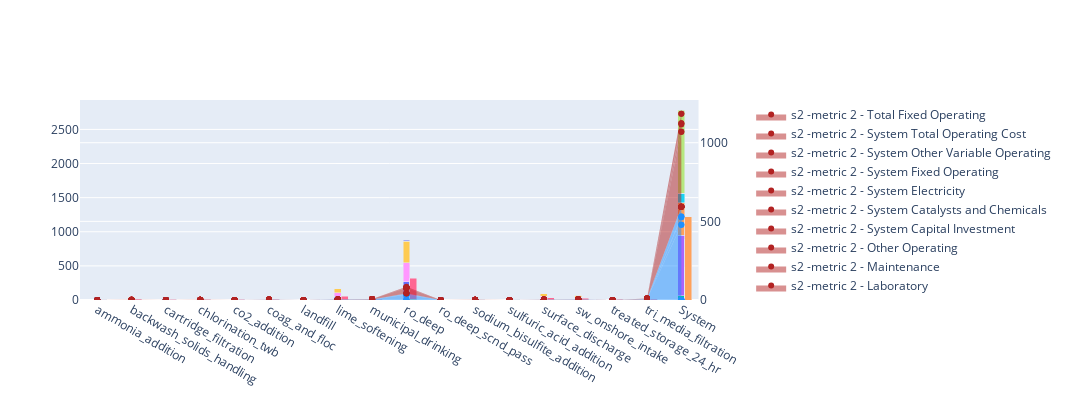

Notebook cell for this chart:
### Code cell
# fig = make_subplots(specs=[[{"secondary_y": True}]])

# for var, group in df1_c.groupby('Variable'):
#     fig.add_trace(go.Bar(x=group['Unit Process Name'], y=group['Value'], width=0.2, name='s1 -%s - %s'%('metric 1',var), offset=-0.1))

# for var, group in df1_ac.groupby('Variable'):
#     fig.add_trace(go.Scatter(x=group['Unit Process Name'], y=group['Value'], mode='markers', marker_color='#1E90FF', stackgroup=True, name='s1 - %s - %s'%('metric 1',var)), secondary_y=True)

# for var, group in df2_c.groupby('Variable'):
#     fig.add_trace(go.Bar(x=group['Unit Process Name'], y=group['Value'], width=0.2, base=0, name='s2 -%s - %s'%('metric 2',var), offset=0.1))

# for var, group in df2_ac.groupby('Variable'):
#     fig.add_trace(go.Scatter(x=group['Unit Process Name'], y=group['Value'], mode='markers', marker_color='#B22222', stackgroup=True, name='s2 -%s - %s'%('metric 2',var)), secondary_y=True)

# fig.update_layout(barmode='stack', width=1600, height=400)
# fig.show()

### Figure 1 — Plotly figure (JSON) as saved in the notebook; plotly's stock layout.template omitted (floating-point values rounded to 4 significant figures)
{"data": [{"name": "s1 -metric 1 - Fixed Capital Investment (FCI)", "offset": -0.1, "type": "bar", "width": 0.2, "x": ["ammonia_addition", "backwash_solids_handling", "cartridge_filtration", "chlorination_twb", "co2_addition", "coag_and_floc", "landfill", "lime_softening", "municipal_drinking", "ro_deep", "ro_deep_scnd_pass", "sodium_bisulfite_addition", "sulfuric_acid_addition", "surface_discharge", "sw_onshore_intake", "treated_storage_24_hr", "tri_media_filtration"], "y": [0.809, 14.72, 11.99, 9.427, 7.744, 11.77, 0.007, 52.71, 4.364, 264.6, null, 0.419, 0.418, 28.56, 20.98, 12.12, 12.75]}, {"name": "s1 -metric 1 - Land", "offset": -0.1, "type": "bar", "width": 0.2, "x": ["ammonia_addition", "backwash_solids_handling", "cartridge_filtration", "chlorination_twb", "co2_addition", "coag_and_floc", "landfill", "lime_softening", "municipal_drinking", "ro_deep", "ro_deep_scnd_pass", "sodium_bisulfite_addition", "sulfuric_acid_addition", "surface_discharge", "sw_onshore_intake", "treated_storage_24_hr", "tri_media_filtration"], "y": [0.001, 0.022, 0.018, 0.014, 0.012, 0.018, 0, 0.079, 0.007, 0.397, null, 0.001, 0.001, 0.043, 0.031, 0.018, 0.019]}, {"name": "s1 -metric 1 - System Catalysts and Chemicals", "offset": -0.1, "type": "bar", "width": 0.2, "x": ["System"], "y": [61.09]}, {"name": "s1 -metric 1 - System Electricity", "offset": -0.1, "type": "bar", "width": 0.2, "x": ["System"], "y": [890.6]}, {"name": "s1 -metric 1 - System Fixed Capital Investment (FCI)", "offset": -0.1, "type": "bar", "width": 0.2, "x": ["System"], "y": [476.7]}, {"name": "s1 -metric 1 - System Fixed Operating", "offset": -0.1, "type": "bar", "width": 0.2, "x": ["System"], "y": [134.8]}, {"name": "s1 -metric 1 - System Other Variable Operating", "offset": -0.1, "type": "bar", "width": 0.2, "x": ["System"], "y": [0]}, {"name": "s1 -metric 1 - System Total Operating", "offset": -0.1, "type": "bar", "width": 0.2, "x": ["System"], "y": [1221.0]}, {"name": "s1 -metric 1 - Total Capital Investment (TCI)", "offset": -0.1, "type": "bar", "width": 0.2, "x": ["ammonia_addition", "backwash_solids_handling", "cartridge_filtration", "chlorination_twb", "co2_addition", "coag_and_floc", "landfill", "lime_softening", "municipal_drinking", "ro_deep", "ro_deep_scnd_pass", "sodium_bisulfite_addition", "sulfuric_acid_addition", "surface_discharge", "sw_onshore_intake", "treated_storage_24_hr", "tri_media_filtration"], "y": [0.851, 15.48, 12.61, 9.912, 8.143, 12.37, 0.008, 55.43, 4.589, 278.2, null, 0.44, 0.44, 30.03, 22.06, 12.74, 13.41]}, {"name": "s1 -metric 1 - Total Unit Cost", "offset": -0.1, "type": "bar", "width": 0.2, "x": ["ammonia_addition", "backwash_solids_handling", "cartridge_filtration", "chlorination_twb", "co2_addition", "coag_and_floc", "landfill", "lime_softening", "municipal_drinking", "ro_deep", "ro_deep_scnd_pass", "sodium_bisulfite_addition", "sulfuric_acid_addition", "surface_discharge", "sw_onshore_intake", "treated_storage_24_hr", "tri_media_filtration"], "y": [0.863, 15.95, 12.79, 10.32, 8.359, 13.65, 0.008, 57.09, 7.755, 315.8, null, 1.197, 0.696, 31.45, 24.36, 12.87, 17.84]}, {"name": "s1 -metric 1 - Working Capital", "offset": -0.1, "type": "bar", "width": 0.2, "x": ["ammonia_addition", "backwash_solids_handling", "cartridge_filtration", "chlorination_twb", "co2_addition", "coag_and_floc", "landfill", "lime_softening", "municipal_drinking", "ro_deep", "ro_deep_scnd_pass", "sodium_bisulfite_addition", "sulfuric_acid_addition", "surface_discharge", "sw_onshore_intake", "treated_storage_24_hr", "tri_media_filtration"], "y": [0.04, 0.736, 0.599, 0.471, 0.387, 0.588, 0, 2.636, 0.218, 13.23, null, 0.021, 0.021, 1.428, 1.049, 0.606, 0.638]}, {"marker": {"color": "#1E90FF"}, "mode": "markers", "name": "s1 - metric 1 - Base Employee Salary", "stackgroup": "True", "type": "scatter", "x": ["ammonia_addition", "backwash_solids_handling", "cartridge_filtration", "chlorination_twb", "co2_addition", "coag_and_floc", "landfill", "lime_softening", "municipal_drinking", "ro_deep", "ro_deep_scnd_pass", "sodium_bisulfite_addition", "sulfuric_acid_addition", "surface_discharge", "sw_onshore_intake", "treated_storage_24_hr", "tri_media_filtration"], "xaxis": "x", "y": [0.001, 0.012, 0.011, 0.009, 0.008, 0.012, 0, 0.053, 0.004, 0.222, null, 0, 0, 0.029, 0.02, 0.01, 0.012], "yaxis": "y2"}, {"marker": {"color": "#1E90FF"}, "mode": "markers", "name": "s1 - metric 1 - Benefits", "stackgroup": "True", "type": "scatter", "x": ["ammonia_addition", "backwash_solids_handling", "cartridge_filtration", "chlorination_twb", "co2_addition", "coag_and_floc", "landfill", "lime_softening", "municipal_drinking", "ro_deep", "ro_deep_scnd_pass", "sodium_bisulfite_addition", "sulfuric_acid_addition", "surface_discharge", "sw_onshore_intake", "treated_storage_24_hr", "tri_media_filtration"], "xaxis": "x", "y": [0.001, 0.014, 0.011, 0.009, 0.007, 0.011, 0, 0.047, 0.004, 0.251, null, 0, 0, 0.026, 0.019, 0.011, 0.012], "yaxis": "y2"}, {"marker": {"color": "#1E90FF"}, "mode": "markers", "name": "s1 - metric 1 - Catalysts and Chemicals", "stackgroup": "True", "type": "scatter", "x": ["ammonia_addition", "backwash_solids_handling", "cartridge_filtration", "chlorination_twb", "co2_addition", "coag_and_floc", "landfill", "lime_softening", "municipal_drinking", "ro_deep", "ro_deep_scnd_pass", "sodium_bisulfite_addition", "sulfuric_acid_addition", "surface_discharge", "sw_onshore_intake", "treated_storage_24_hr", "tri_media_filtration"], "xaxis": "x", "y": [0, 0, 0, 0.266, 0, 1.009, 0, 0.779, 0, 0, null, 0.75, 0.25, 0, 0, 0, 0], "yaxis": "y2"}, {"marker": {"color": "#1E90FF"}, "mode": "markers", "name": "s1 - metric 1 - Electricity", "stackgroup": "True", "type": "scatter", "x": ["ammonia_addition", "backwash_solids_handling", "cartridge_filtration", "chlorination_twb", "co2_addition", "coag_and_floc", "landfill", "lime_softening", "municipal_drinking", "ro_deep", "ro_deep_scnd_pass", "sodium_bisulfite_addition", "sulfuric_acid_addition", "surface_discharge", "sw_onshore_intake", "treated_storage_24_hr", "tri_media_filtration"], "xaxis": "x", "y": [0, 0.245, 0, 0, 0.101, 0.098, 0, 0.101, 3.101, 33.66, null, 0, 0, 0.992, 1.985, 0, 4.243], "yaxis": "y2"}, {"marker": {"color": "#1E90FF"}, "mode": "markers", "name": "s1 - metric 1 - Employee Salaries", "stackgroup": "True", "type": "scatter", "x": ["ammonia_addition", "backwash_solids_handling", "cartridge_filtration", "chlorination_twb", "co2_addition", "coag_and_floc", "landfill", "lime_softening", "municipal_drinking", "ro_deep", "ro_deep_scnd_pass", "sodium_bisulfite_addition", "sulfuric_acid_addition", "surface_discharge", "sw_onshore_intake", "treated_storage_24_hr", "tri_media_filtration"], "xaxis": "x", "y": [0.001, 0.016, 0.013, 0.01, 0.008, 0.012, 0, 0.053, 0.004, 0.279, null, 0, 0, 0.029, 0.021, 0.012, 0.013], "yaxis": "y2"}, {"marker": {"color": "#1E90FF"}, "mode": "markers", "name": "s1 - metric 1 - Insurance and Taxes", "stackgroup": "True", "type": "scatter", "x": ["ammonia_addition", "backwash_solids_handling", "cartridge_filtration", "chlorination_twb", "co2_addition", "coag_and_floc", "landfill", "lime_softening", "municipal_drinking", "ro_deep", "ro_deep_scnd_pass", "sodium_bisulfite_addition", "sulfuric_acid_addition", "surface_discharge", "sw_onshore_intake", "treated_storage_24_hr", "tri_media_filtration"], "xaxis": "x", "y": [0.002, 0.029, 0.024, 0.019, 0.015, 0.024, 0, 0.105, 0.009, 0.529, null, 0.001, 0.001, 0.057, 0.042, 0.024, 0.026], "yaxis": "y2"}, {"marker": {"color": "#1E90FF"}, "mode": "markers", "name": "s1 - metric 1 - Laboratory", "stackgroup": "True", "type": "scatter", "x": ["ammonia_addition", "backwash_solids_handling", "cartridge_filtration", "chlorination_twb", "co2_addition", "coag_and_floc", "landfill", "lime_softening", "municipal_drinking", "ro_deep", "ro_deep_scnd_pass", "sodium_bisulfite_addition", "sulfuric_acid_addition", "surface_discharge", "sw_onshore_intake", "treated_storage_24_hr", "tri_media_filtration"], "xaxis": "x", "y": [0.002, 0.044, 0.036, 0.028, 0.023, 0.035, 0, 0.158, 0.013, 0.794, null, 0.001, 0.001, 0.086, 0.063, 0.036, 0.038], "yaxis": "y2"}, {"marker": {"color": "#1E90FF"}, "mode": "markers", "name": "s1 - metric 1 - Maintenance", "stackgroup": "True", "type": "scatter", "x": ["ammonia_addition", "backwash_solids_handling", "cartridge_filtration", "chlorination_twb", "co2_addition", "coag_and_floc", "landfill", "lime_softening", "municipal_drinking", "ro_deep", "ro_deep_scnd_pass", "sodium_bisulfite_addition", "sulfuric_acid_addition", "surface_discharge", "sw_onshore_intake", "treated_storage_24_hr", "tri_media_filtration"], "xaxis": "x", "y": [0.006, 0.118, 0.096, 0.075, 0.062, 0.094, 0, 0.422, 0.035, 2.117, null, 0.003, 0.003, 0.228, 0.168, 0.049, 0.102], "yaxis": "y2"}, {"marker": {"color": "#1E90FF"}, "mode": "markers", "name": "s1 - metric 1 - Other Operating", "stackgroup": "True", "type": "scatter", "x": ["ammonia_addition", "backwash_solids_handling", "cartridge_filtration", "chlorination_twb", "co2_addition", "coag_and_floc", "landfill", "lime_softening", "municipal_drinking", "ro_deep", "ro_deep_scnd_pass", "sodium_bisulfite_addition", "sulfuric_acid_addition", "surface_discharge", "sw_onshore_intake", "treated_storage_24_hr", "tri_media_filtration"], "xaxis": "x", "y": [0, 0, 0, 0, 0, 0, 0, 0, 0, 0, null, 0, 0, 0, 0, 0, 0], "yaxis": "y2"}, {"marker": {"color": "#1E90FF"}, "mode": "markers", "name": "s1 - metric 1 - System Capital Investment", "stackgroup": "True", "type": "scatter", "x": ["System"], "xaxis": "x", "y": [476.7], "yaxis": "y2"}, {"marker": {"color": "#1E90FF"}, "mode": "markers", "name": "s1 - metric 1 - System Catalysts and Chemicals", "stackgroup": "True", "type": "scatter", "x": ["System"], "xaxis": "x", "y": [3.054], "yaxis": "y2"}, {"marker": {"color": "#1E90FF"}, "mode": "markers", "name": "s1 - metric 1 - System Electricity", "stackgroup": "True", "type": "scatter", "x": ["System"], "xaxis": "x", "y": [44.53], "yaxis": "y2"}, {"marker": {"color": "#1E90FF"}, "mode": "markers", "name": "s1 - metric 1 - System Fixed Operating", "stackgroup": "True", "type": "scatter", "x": ["System"], "xaxis": "x", "y": [6.74], "yaxis": "y2"}, {"marker": {"color": "#1E90FF"}, "mode": "markers", "name": "s1 - metric 1 - System Other Variable Operating", "stackgroup": "True", "type": "scatter", "x": ["System"], "xaxis": "x", "y": [0], "yaxis": "y2"}, {"marker": {"color": "#1E90FF"}, "mode": "markers", "name": "s1 - metric 1 - System Total Operating Cost", "stackgroup": "True", "type": "scatter", "x": ["System"], "xaxis": "x", "y": [61.06], "yaxis": "y2"}, {"marker": {"color": "#1E90FF"}, "mode": "markers", "name": "s1 - metric 1 - Total Fixed Operating ", "stackgroup": "True", "type": "scatter", "x": ["ammonia_addition", "backwash_solids_handling", "cartridge_filtration", "chlorination_twb", "co2_addition", "coag_and_floc", "landfill", "lime_softening", "municipal_drinking", "ro_deep", "ro_deep_scnd_pass", "sodium_bisulfite_addition", "sulfuric_acid_addition", "surface_discharge", "sw_onshore_intake", "treated_storage_24_hr", "tri_media_filtration"], "xaxis": "x", "y": [0.012, 0.221, 0.18, 0.141, 0.115, 0.175, 0, 0.785, 0.065, 3.97, null, 0.006, 0.006, 0.426, 0.313, 0.132, 0.191], "yaxis": "y2"}, {"base": 0, "name": "s2 -metric 2 - Fixed Capital Investment (FCI)", "offset": 0.1, "type": "bar", "width": 0.2, "x": ["ammonia_addition", "backwash_solids_handling", "cartridge_filtration", "chlorination_twb", "co2_addition", "coag_and_floc", "landfill", "lime_softening", "municipal_drinking", "ro_deep", "ro_deep_scnd_pass", "sodium_bisulfite_addition", "sulfuric_acid_addition", "surface_discharge", "sw_onshore_intake", "treated_storage_24_hr", "tri_media_filtration"], "y": [0.809, 14.72, 11.99, 9.427, 7.744, 11.77, 0.007, 52.71, 4.364, 264.6, null, 0.419, 0.418, 28.56, 20.98, 12.12, 12.75]}, {"base": 0, "name": "s2 -metric 2 - Land", "offset": 0.1, "type": "bar", "width": 0.2, "x": ["ammonia_addition", "backwash_solids_handling", "cartridge_filtration", "chlorination_twb", "co2_addition", "coag_and_floc", "landfill", "lime_softening", "municipal_drinking", "ro_deep", "ro_deep_scnd_pass", "sodium_bisulfite_addition", "sulfuric_acid_addition", "surface_discharge", "sw_onshore_intake", "treated_storage_24_hr", "tri_media_filtration"], "y": [0.001, 0.022, 0.018, 0.014, 0.012, 0.018, 0, 0.079, 0.007, 0.397, null, 0.001, 0.001, 0.043, 0.031, 0.018, 0.019]}, {"base": 0, "name": "s2 -metric 2 - System Catalysts and Chemicals", "offset": 0.1, "type": "bar", "width": 0.2, "x": ["System"], "y": [61.09]}, {"base": 0, "name": "s2 -metric 2 - System Electricity", "offset": 0.1, "type": "bar", "width": 0.2, "x": ["System"], "y": [890.6]}, {"base": 0, "name": "s2 -metric 2 - System Fixed Capital Investment (FCI)", "offset": 0.1, "type": "bar", "width": 0.2, "x": ["System"], "y": [476.7]}, {"base": 0, "name": "s2 -metric 2 - System Fixed Operating", "offset": 0.1, "type": "bar", "width": 0.2, "x": ["System"], "y": [134.8]}, {"base": 0, "name": "s2 -metric 2 - System Other Variable Operating", "offset": 0.1, "type": "bar", "width": 0.2, "x": ["System"], "y": [0]}, {"base": 0, "name": "s2 -metric 2 - System Total Operating", "offset": 0.1, "type": "bar", "width": 0.2, "x": ["System"], "y": [1221.0]}, {"base": 0, "name": "s2 -metric 2 - Total Capital Investment (TCI)", "offset": 0.1, "type": "bar", "width": 0.2, "x": ["ammonia_addition", "backwash_solids_handling", "cartridge_filtration", "chlorination_twb", "co2_addition", "coag_and_floc", "landfill", "lime_softening", "municipal_drinking", "ro_deep", "ro_deep_scnd_pass", "sodium_bisulfite_addition", "sulfuric_acid_addition", "surface_discharge", "sw_onshore_intake", "treated_storage_24_hr", "tri_media_filtration"], "y": [0.851, 15.48, 12.61, 9.912, 8.143, 12.37, 0.008, 55.43, 4.589, 278.2, null, 0.44, 0.44, 30.03, 22.06, 12.74, 13.41]}, {"base": 0, "name": "s2 -metric 2 - Total Unit Cost", "offset": 0.1, "type": "bar", "width": 0.2, "x": ["ammonia_addition", "backwash_solids_handling", "cartridge_filtration", "chlorination_twb", "co2_addition", "coag_and_floc", "landfill", "lime_softening", "municipal_drinking", "ro_deep", "ro_deep_scnd_pass", "sodium_bisulfite_addition", "sulfuric_acid_addition", "surface_discharge", "sw_onshore_intake", "treated_storage_24_hr", "tri_media_filtration"], "y": [0.863, 15.95, 12.79, 10.32, 8.359, 13.65, 0.008, 57.09, 7.755, 315.8, null, 1.197, 0.696, 31.45, 24.36, 12.87, 17.84]}, {"base": 0, "name": "s2 -metric 2 - Working Capital", "offset": 0.1, "type": "bar", "width": 0.2, "x": ["ammonia_addition", "backwash_solids_handling", "cartridge_filtration", "chlorination_twb", "co2_addition", "coag_and_floc", "landfill", "lime_softening", "municipal_drinking", "ro_deep", "ro_deep_scnd_pass", "sodium_bisulfite_addition", "sulfuric_acid_addition", "surface_discharge", "sw_onshore_intake", "treated_storage_24_hr", "tri_media_filtration"], "y": [0.04, 0.736, 0.599, 0.471, 0.387, 0.588, 0, 2.636, 0.218, 13.23, null, 0.021, 0.021, 1.428, 1.049, 0.606, 0.638]}, {"marker": {"color": "#B22222"}, "mode": "markers", "name": "s2 -metric 2 - Base Employee Salary", "stackgroup": "True", "type": "scatter", "x": ["ammonia_addition", "backwash_solids_handling", "cartridge_filtration", "chlorination_twb", "co2_addition", "coag_and_floc", "landfill", "lime_softening", "municipal_drinking", "ro_deep", "ro_deep_scnd_pass", "sodium_bisulfite_addition", "sulfuric_acid_addition", "surface_discharge", "sw_onshore_intake", "treated_storage_24_hr", "tri_media_filtration"], "xaxis": "x", "y": [0.001, 0.012, 0.011, 0.009, 0.008, 0.012, 0, 0.053, 0.004, 0.222, null, 0, 0, 0.029, 0.02, 0.01, 0.012], "yaxis": "y2"}, {"marker": {"color": "#B22222"}, "mode": "markers", "name": "s2 -metric 2 - Benefits", "stackgroup": "True", "type": "scatter", "x": ["ammonia_addition", "backwash_solids_handling", "cartridge_filtration", "chlorination_twb", "co2_addition", "coag_and_floc", "landfill", "lime_softening", "municipal_drinking", "ro_deep", "ro_deep_scnd_pass", "sodium_bisulfite_addition", "sulfuric_acid_addition", "surface_discharge", "sw_onshore_intake", "treated_storage_24_hr", "tri_media_filtration"], "xaxis": "x", "y": [0.001, 0.014, 0.011, 0.009, 0.007, 0.011, 0, 0.047, 0.004, 0.251, null, 0, 0, 0.026, 0.019, 0.011, 0.012], "yaxis": "y2"}, {"marker": {"color": "#B22222"}, "mode": "markers", "name": "s2 -metric 2 - Catalysts and Chemicals", "stackgroup": "True", "type": "scatter", "x": ["ammonia_addition", "backwash_solids_handling", "cartridge_filtration", "chlorination_twb", "co2_addition", "coag_and_floc", "landfill", "lime_softening", "municipal_drinking", "ro_deep", "ro_deep_scnd_pass", "sodium_bisulfite_addition", "sulfuric_acid_addition", "surface_discharge", "sw_onshore_intake", "treated_storage_24_hr", "tri_media_filtration"], "xaxis": "x", "y": [0, 0, 0, 0.266, 0, 1.009, 0, 0.779, 0, 0, null, 0.75, 0.25, 0, 0, 0, 0], "yaxis": "y2"}, {"marker": {"color": "#B22222"}, "mode": "markers", "name": "s2 -metric 2 - Electricity", "stackgroup": "True", "type": "scatter", "x": ["ammonia_addition", "backwash_solids_handling", "cartridge_filtration", "chlorination_twb", "co2_addition", "coag_and_floc", "landfill", "lime_softening", "municipal_drinking", "ro_deep", "ro_deep_scnd_pass", "sodium_bisulfite_addition", "sulfuric_acid_addition", "surface_discharge", "sw_onshore_intake", "treated_storage_24_hr", "tri_media_filtration"], "xaxis": "x", "y": [0, 0.245, 0, 0, 0.101, 0.098, 0, 0.101, 3.101, 33.66, null, 0, 0, 0.992, 1.985, 0, 4.243], "yaxis": "y2"}, {"marker": {"color": "#B22222"}, "mode": "markers", "name": "s2 -metric 2 - Employee Salaries", "stackgroup": "True", "type": "scatter", "x": ["ammonia_addition", "backwash_solids_handling", "cartridge_filtration", "chlorination_twb", "co2_addition", "coag_and_floc", "landfill", "lime_softening", "municipal_drinking", "ro_deep", "ro_deep_scnd_pass", "sodium_bisulfite_addition", "sulfuric_acid_addition", "surface_discharge", "sw_onshore_intake", "treated_storage_24_hr", "tri_media_filtration"], "xaxis": "x", "y": [0.001, 0.016, 0.013, 0.01, 0.008, 0.012, 0, 0.053, 0.004, 0.279, null, 0, 0, 0.029, 0.021, 0.012, 0.013], "yaxis": "y2"}, {"marker": {"color": "#B22222"}, "mode": "markers", "name": "s2 -metric 2 - Insurance and Taxes", "stackgroup": "True", "type": "scatter", "x": ["ammonia_addition", "backwash_solids_handling", "cartridge_filtration", "chlorination_twb", "co2_addition", "coag_and_floc", "landfill", "lime_softening", "municipal_drinking", "ro_deep", "ro_deep_scnd_pass", "sodium_bisulfite_addition", "sulfuric_acid_addition", "surface_discharge", "sw_onshore_intake", "treated_storage_24_hr", "tri_media_filtration"], "xaxis": "x", "y": [0.002, 0.029, 0.024, 0.019, 0.015, 0.024, 0, 0.105, 0.009, 0.529, null, 0.001, 0.001, 0.057, 0.042, 0.024, 0.026], "yaxis": "y2"}, {"marker": {"color": "#B22222"}, "mode": "markers", "name": "s2 -metric 2 - Laboratory", "stackgroup": "True", "type": "scatter", "x": ["ammonia_addition", "backwash_solids_handling", "cartridge_filtration", "chlorination_twb", "co2_addition", "coag_and_floc", "landfill", "lime_softening", "municipal_drinking", "ro_deep", "ro_deep_scnd_pass", "sodium_bisulfite_addition", "sulfuric_acid_addition", "surface_discharge", "sw_onshore_intake", "treated_storage_24_hr", "tri_media_filtration"], "xaxis": "x", "y": [0.002, 0.044, 0.036, 0.028, 0.023, 0.035, 0, 0.158, 0.013, 0.794, null, 0.001, 0.001, 0.086, 0.063, 0.036, 0.038], "yaxis": "y2"}, {"marker": {"color": "#B22222"}, "mode": "markers", "name": "s2 -metric 2 - Maintenance", "stackgroup": "True", "type": "scatter", "x": ["ammonia_addition", "backwash_solids_handling", "cartridge_filtration", "chlorination_twb", "co2_addition", "coag_and_floc", "landfill", "lime_softening", "municipal_drinking", "ro_deep", "ro_deep_scnd_pass", "sodium_bisulfite_addition", "sulfuric_acid_addition", "surface_discharge", "sw_onshore_intake", "treated_storage_24_hr", "tri_media_filtration"], "xaxis": "x", "y": [0.006, 0.118, 0.096, 0.075, 0.062, 0.094, 0, 0.422, 0.035, 2.117, null, 0.003, 0.003, 0.228, 0.168, 0.049, 0.102], "yaxis": "y2"}, {"marker": {"color": "#B22222"}, "mode": "markers", "name": "s2 -metric 2 - Other Operating", "stackgroup": "True", "type": "scatter", "x": ["ammonia_addition", "backwash_solids_handling", "cartridge_filtration", "chlorination_twb", "co2_addition", "coag_and_floc", "landfill", "lime_softening", "municipal_drinking", "ro_deep", "ro_deep_scnd_pass", "sodium_bisulfite_addition", "sulfuric_acid_addition", "surface_discharge", "sw_onshore_intake", "treated_storage_24_hr", "tri_media_filtration"], "xaxis": "x", "y": [0, 0, 0, 0, 0, 0, 0, 0, 0, 0, null, 0, 0, 0, 0, 0, 0], "yaxis": "y2"}, {"marker": {"color": "#B22222"}, "mode": "markers", "name": "s2 -metric 2 - System Capital Investment", "stackgroup": "True", "type": "scatter", "x": ["System"], "xaxis": "x", "y": [476.7], "yaxis": "y2"}, {"marker": {"color": "#B22222"}, "mode": "markers", "name": "s2 -metric 2 - System Catalysts and Chemicals", "stackgroup": "True", "type": "scatter", "x": ["System"], "xaxis": "x", "y": [3.054], "yaxis": "y2"}, {"marker": {"color": "#B22222"}, "mode": "markers", "name": "s2 -metric 2 - System Electricity", "stackgroup": "True", "type": "scatter", "x": ["System"], "xaxis": "x", "y": [44.53], "yaxis": "y2"}, {"marker": {"color": "#B22222"}, "mode": "markers", "name": "s2 -metric 2 - System Fixed Operating", "stackgroup": "True", "type": "scatter", "x": ["System"], "xaxis": "x", "y": [6.74], "yaxis": "y2"}, {"marker": {"color": "#B22222"}, "mode": "markers", "name": "s2 -metric 2 - System Other Variable Operating", "stackgroup": "True", "type": "scatter", "x": ["System"], "xaxis": "x", "y": [0], "yaxis": "y2"}, {"marker": {"color": "#B22222"}, "mode": "markers", "name": "s2 -metric 2 - System Total Operating Cost", "stackgroup": "True", "type": "scatter", "x": ["System"], "xaxis": "x", "y": [61.06], "yaxis": "y2"}, {"marker": {"color": "#B22222"}, "mode": "markers", "name": "s2 -metric 2 - Total Fixed Operating ", "stackgroup": "True", "type": "scatter", "x": ["ammonia_addition", "backwash_solids_handling", "cartridge_filtration", "chlorination_twb", "co2_addition", "coag_and_floc", "landfill", "lime_softening", "municipal_drinking", "ro_deep", "ro_deep_scnd_pass", "sodium_bisulfite_addition", "sulfuric_acid_addition", "surface_discharge", "sw_onshore_intake", "treated_storage_24_hr", "tri_media_filtration"], "xaxis": "x", "y": [0.012, 0.221, 0.18, 0.141, 0.115, 0.175, 0, 0.785, 0.065, 3.97, null, 0.006, 0.006, 0.426, 0.313, 0.132, 0.191], "yaxis": "y2"}], "layout": {"barmode": "stack", "height": 400, "width": 1600, "xaxis": {"anchor": "y", "domain": [0, 0.94]}, "yaxis": {"anchor": "x", "domain": [0, 1]}, "yaxis2": {"anchor": "x", "overlaying": "y", "side": "right"}}}
